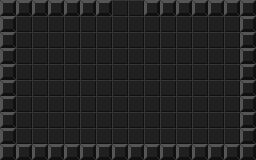

A 2D game scene composited from a Tiled map and its tileset images. What follows is a short description and the map's XML, with every tile layer's data as written:
An orthogonal 16x10 tile map with 16x16 px tiles, 1 tile layer (Tile Layer 1).

<map version="1.4" tiledversion="1.4.2" orientation="orthogonal" renderorder="right-down" width="16" height="10" tilewidth="16" tileheight="16" infinite="0" nextlayerid="2" nextobjectid="1">
 <tileset firstgid="1" source="tiles.tsx" />
 <layer id="1" name="Tile Layer 1" width="16" height="10">
  <data encoding="csv">
3,3,3,3,3,3,3,2,2,3,3,3,3,3,3,3,
3,2,2,2,2,2,2,2,2,2,2,2,2,2,2,3,
3,2,2,2,2,2,2,2,2,2,2,2,2,2,2,3,
3,2,2,2,2,2,2,2,2,2,2,2,2,2,2,3,
3,2,2,2,2,2,2,2,2,2,2,2,2,2,2,3,
3,2,2,2,2,2,2,2,2,2,2,2,2,2,2,3,
3,2,2,2,2,2,2,2,2,2,2,2,2,2,2,3,
3,2,2,2,2,2,2,2,2,2,2,2,2,2,2,3,
3,2,2,2,2,2,2,2,2,2,2,2,2,2,2,3,
3,3,3,3,3,3,3,3,3,3,3,3,3,3,3,3
</data>
 </layer>
</map>